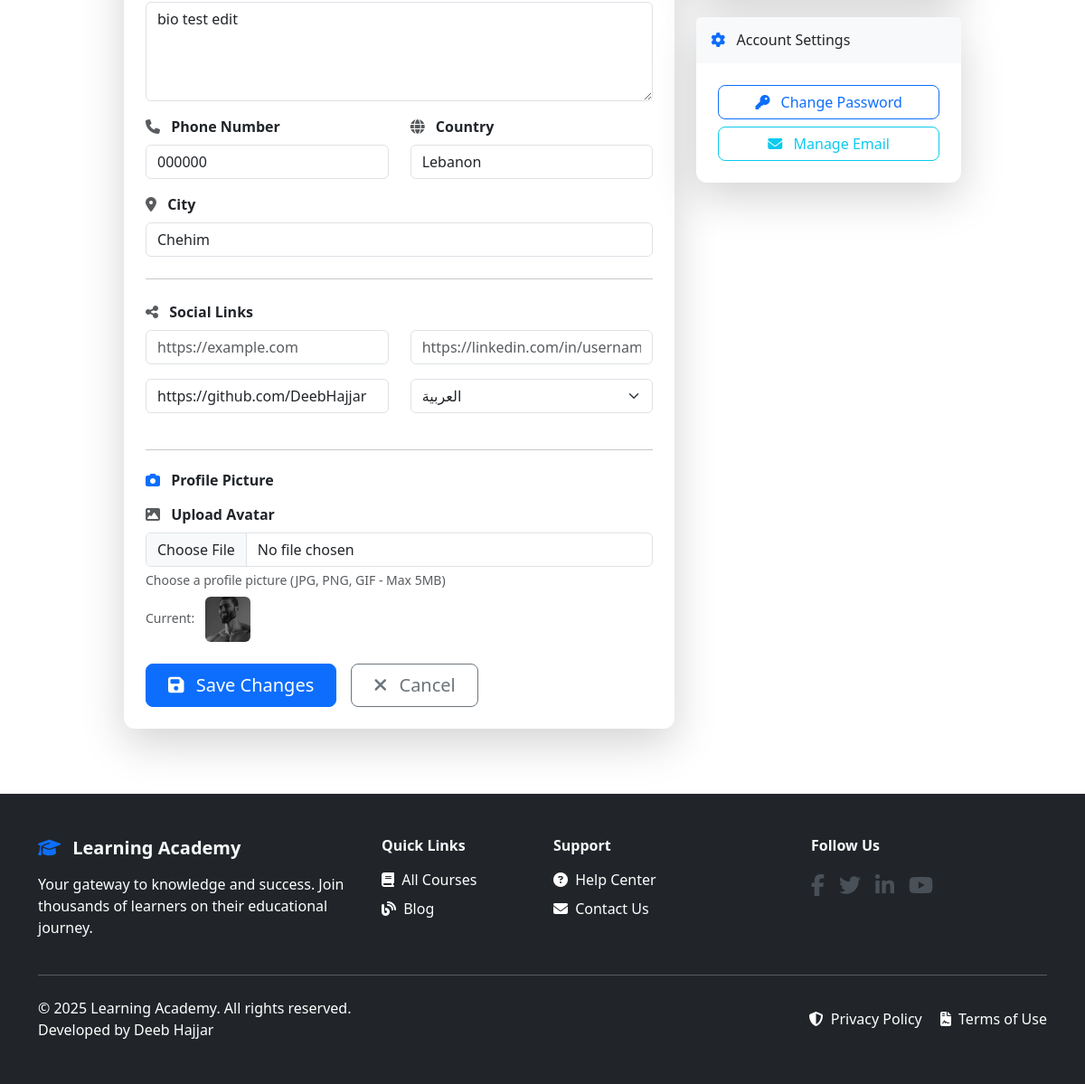
/accounts/profile/edit/admin/ (signed in, lower part), run on an earlier commit of the app's database.
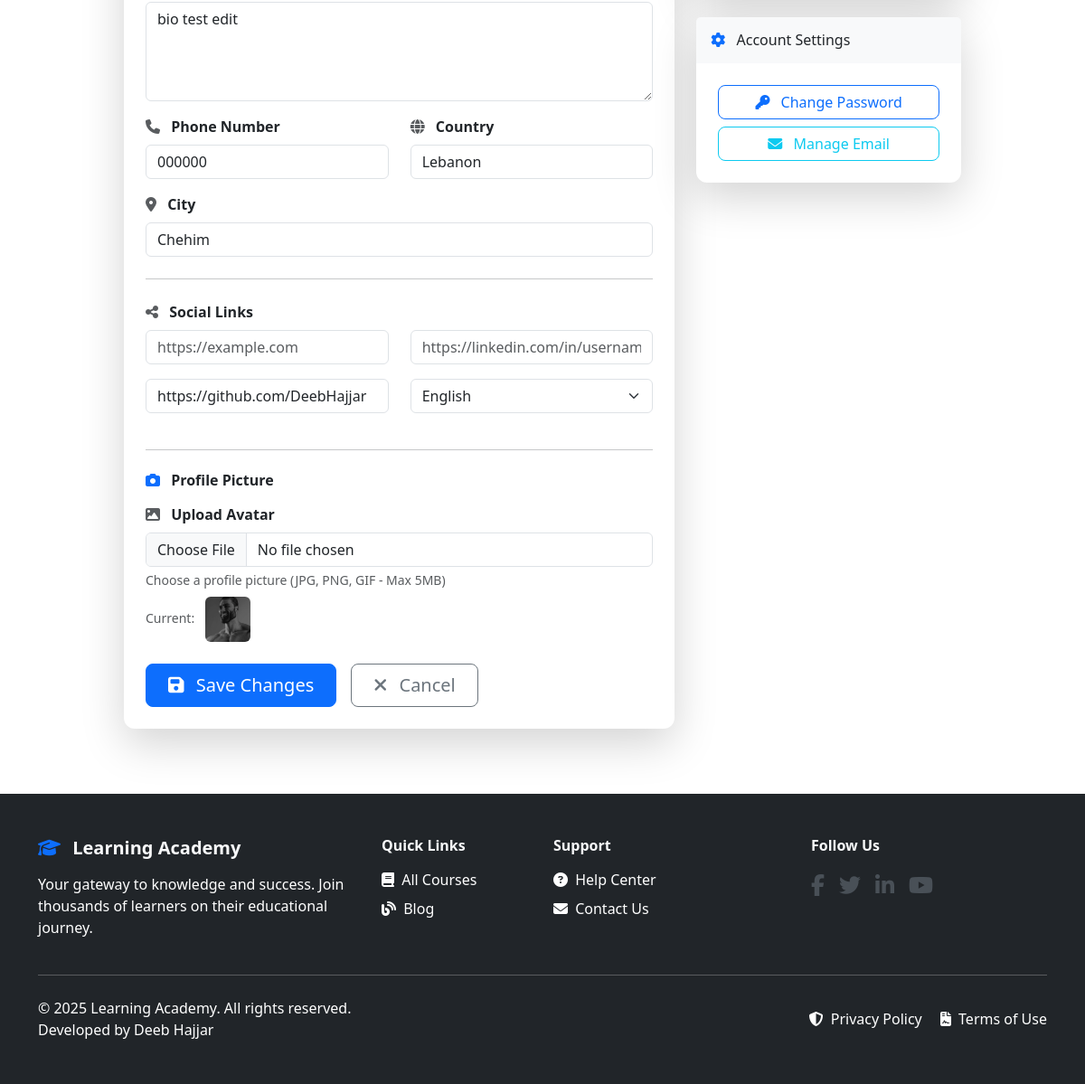
And on a later commit of the database.
### accounts/models.py (models this page shows, shortened)
class Profile(models.Model):
    user = models.OneToOneField(User, on_delete=models.CASCADE)
    website = models.URLField(blank=True, null=True)
    linkedin = models.URLField(blank=True, null=True)
    github = models.URLField(blank=True, null=True)
    preferred_language = models.CharField(
        max_length=2,
        choices=[('ar', 'العربية'), ('en', 'English')],
        default='en'
    )
    newsletter_subscription = models.BooleanField(default=True)
    email_notifications = models.BooleanField(default=True)
    class Meta:
        verbose_name = 'Profile'
        verbose_name_plural = 'Profiles'

### accounts/views.py (the view)
# urls.py: path('profile/edit/<str:username>/', views.profile_edit_view, name='profile_edit'),
@login_required
def profile_edit_view(request, username):
    user = get_object_or_404(User, username=username)
    if request.user != user:
        messages.error(request, 'You can only edit your own profile.')
        return redirect('profile', username=user.username)
    profile, created = Profile.objects.get_or_create(user=user)
    if request.method == 'POST':
        user_form = UserUpdateForm(request.POST, request.FILES, instance=user)
        profile_form = ProfileUpdateForm(request.POST, instance=profile)
        if user_form.is_valid() and profile_form.is_valid():
            user_form.save()
            profile_form.save()
            messages.success(request, 'Your profile has been updated successfully!')
            return redirect('profile', username=user.username)
        else:
            error_messages = []
            if not user_form.is_valid():
                for field, errors in user_form.errors.items():
                    for error in errors:
                        error_messages.append(f"User {field}: {error}")
            if not profile_form.is_valid():
                for field, errors in profile_form.errors.items():
                    for error in errors:
                        error_messages.append(f"Profile {field}: {error}")
            messages.error(request, f'Please correct the errors below: {"; ".join(error_messages)}')
    else:
        user_form = UserUpdateForm(instance=user)
        profile_form = ProfileUpdateForm(instance=profile)
    context = {
        'user': user,
        'profile': profile,
        'user_form': user_form,
        'profile_form': profile_form,
    }
    return render(request, 'account/profile_edit.html', context)

### accounts/forms.py
class UserUpdateForm(forms.ModelForm):
    class Meta:
        model = User
        fields = ['first_name', 'last_name', 'email', 'username', 'phone_number', 'bio', 'country', 'city']
        widgets = {
            'first_name': forms.TextInput(attrs={'class': 'form-control'}),
            'last_name': forms.TextInput(attrs={'class': 'form-control'}),
            'email': forms.EmailInput(attrs={'class': 'form-control'}),
            'username': forms.TextInput(attrs={'class': 'form-control'}),
            'phone_number': forms.TextInput(attrs={'class': 'form-control'}),
            'bio': forms.Textarea(attrs={'class': 'form-control', 'rows': 4}),
            'country': forms.TextInput(attrs={'class': 'form-control'}),
            'city': forms.TextInput(attrs={'class': 'form-control'}),
        }

### accounts/models.py (called while the page is built)
    def get_full_name(self):
        return f"{self.first_name} {self.last_name}".strip() or self.username

### core/context_processors.py (called while the page is built)
def site_settings(request):
    return {
        'site_settings': SiteSettings.objects.first()
    }

### templates/account/profile_edit.html (shortened to what the changed rows need)
{% extends 'base.html' %}
{% load i18n %}
{% block content %}
<div class="container py-5">
    <div class="row justify-content-center">
        <div class="col-lg-10">
            <div class="row">
                <div class="col-lg-8">
                    <div class="card border-0 shadow-lg mb-4">
                        <div class="card-body p-4">
                            <form method="post" enctype="multipart/form-data">
                                <div class="mb-3">
                                    <div class="row">
                                        <div class="col-md-6 mb-3">
                                            {{ profile_form.website }}
                                        </div>
                                        <div class="col-md-6 mb-3">
                                            {{ profile_form.linkedin }}
                                        </div>
                                        <div class="col-md-6 mb-3">
                                            {{ profile_form.github }}
                                        </div>
                                        <div class="col-md-6 mb-3">
                                            {{ profile_form.preferred_language }}
                                        </div>
                                    </div>
                                </div>
                            </form>
                        </div>
                    </div>
                </div>
            </div>
        </div>
    </div>
</div>
{% endblock %}

What changed in the data, as far as the page shows it:
changed Profile "https://github.com/DeebHajjar": preferred_language "العربية" → "English"
